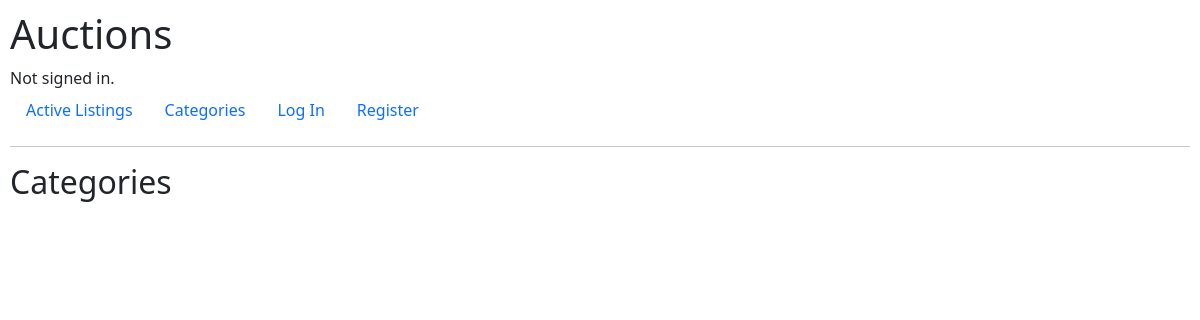
Page /category_details/electronic on the earlier database version.
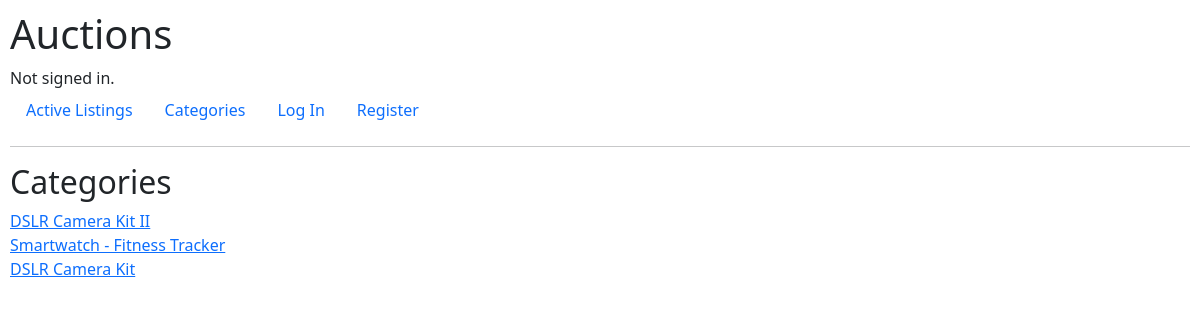
Same page on the later database version.
### auctions/models.py (models this page shows, shortened)
class Categories(models.Model):
    Category_name = models.CharField(max_length=256)
    auction = models.ForeignKey(Auction_listings, on_delete=models.CASCADE, related_name="categories")

class Auction_listings(models.Model):
    create_user = models.ForeignKey(User, on_delete=models.CASCADE, related_name="auction_item", default=1)
    title = models.CharField(max_length=64)
    description = models.CharField(max_length=256)
    starting_bid = models.IntegerField()
    image_url = models.URLField(blank=True)
    close_status = models.BooleanField(default=False)

### auctions/views.py (the view)
# urls.py: path("category_details", views.categories, name="categories"),
def category_details(request, Category_name):
    category_list = Categories.objects.filter(Category_name=Category_name)
    return render(request, "auctions/category_details.html", {
        "category_list": category_list
    })

### auctions/templates/auctions/category_details.html
{% extends "auctions/layout.html" %}
{% block body %}
    <h2>Categories</h2>
    {% for category in category_list %}
        <a href="{% url 'details' category.auction.id %}">{{ category.auction.title }}</a><br>
    {% endfor %}
{% endblock %}

### auctions/templates/auctions/layout.html (shortened to what this page needs)
{% load static %}
{% load widget_tweaks %}
<!DOCTYPE html>
<html lang="en">
    <head>
        <link href="https://cdn.jsdelivr.net/npm/bootstrap@5.3.2/dist/css/bootstrap.min.css" rel="stylesheet">
        <link href="{% static 'auctions/styles.css' %}" rel="stylesheet">
    </head>
    <body>
        <h1>Auctions</h1>
        <div>
            {% if user.is_authenticated %}
                Signed in as <strong>{{ user.username }}</strong>.
            {% else %}
                Not signed in.
            {% endif %}
        </div>
        <ul class="nav">
            <li class="nav-item">
                <a class="nav-link" href="{% url 'index' %}">Active Listings</a>
            </li>
            <li class="nav-item">
                <a class="nav-link" href="{% url 'categories' %}">Categories</a>
            </li>
            {% if user.is_authenticated %}
                <li class="nav-item">
                    <a class="nav-link" href="{% url 'logout' %}">Log Out</a>
                </li>
                <li class="nav-item">
                    <a class="nav-link" href="{% url 'create_list' %}">Create New List</a>
                </li>
                <li class="nav-item">
                    <a class="nav-link" href="{% url 'show_watchlist' %}">Watchlist</a>
                </li>
            {% else %}
                <li class="nav-item">
                    <a class="nav-link" href="{% url 'login' %}">Log In</a>
                </li>
                <li class="nav-item">
                    <a class="nav-link" href="{% url 'register' %}">Register</a>
                </li>
            {% endif %}
        </ul>
        <hr>
        {% block body %}
        {% endblock %}
    </body>
</html>

### auctions/static/auctions/styles.css (style rules this page uses)
body { padding: 10px; }

Differences in the rows shown:
added Categories: auction "DSLR Camera Kit II"
added Categories: auction "Smartwatch - Fitness Tracker"
added Categories: auction "DSLR Camera Kit"
